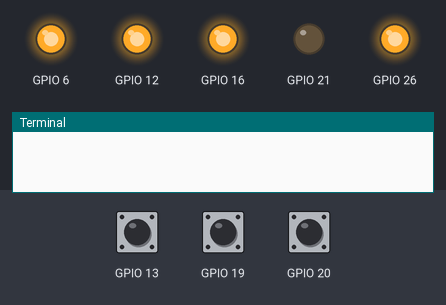
The program below on a simulated Raspberry Pi (BCM pin numbers). Shown: output pins drawn as LEDs (lit = HIGH), the last lines printed to the terminal. The test bench sets the inputs (shaded band); at power-on: GPIO 20 LOW, GPIO 13 LOW, GPIO 19 LOW.

Above: at 1.2 s.
1.3 s: GPIO 20 pulled HIGH for 0.35 s
3.1 s: GPIO 13 pulled HIGH for 0.35 s
At 4.1 s:
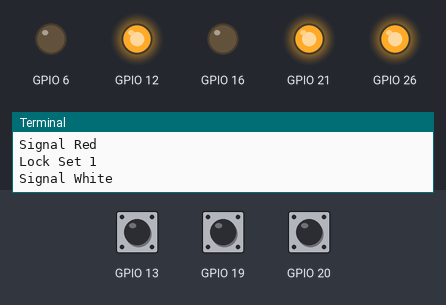
4.9 s: GPIO 20 pulled HIGH for 1 s
At 5.5 s:
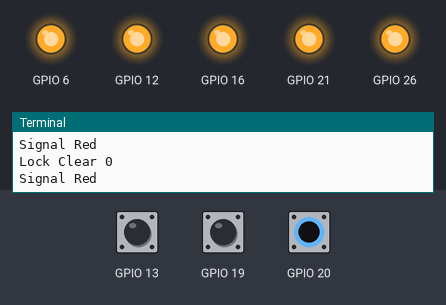
7.4 s: GPIO 19 pulled HIGH for 0.35 s
At 8.7 s:
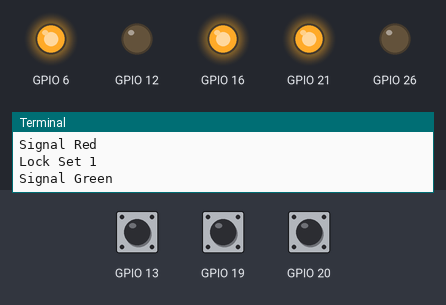
9.2 s: GPIO 20 pulled HIGH for 3.2 s
At 10.2 s:
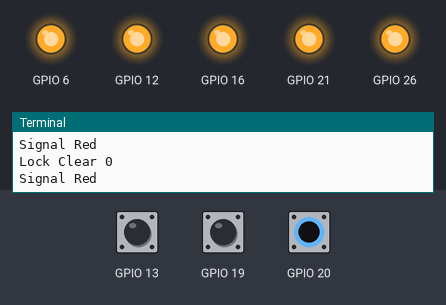
13.9 s: GPIO 13 pulled HIGH for 1 s
At 15.2 s:
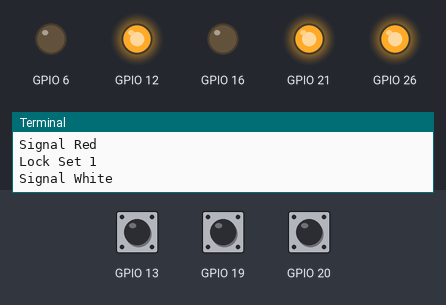
Timing chart, 0 to 16.9 s (numbered marks = the images above; inputs shaded):
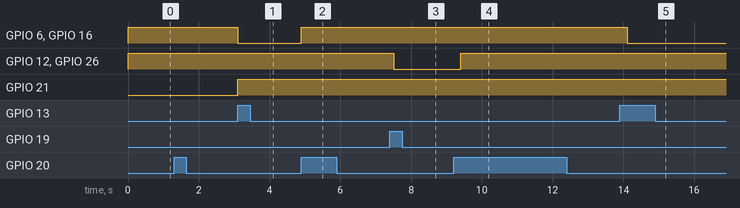

The program:

signal.known_working_state.py
```python
# Import Python Modules
import RPi.GPIO as GPIO
import time

# Disable Verbose Message
GPIO.setwarnings(False)

# Configure GPIO Board Read
GPIO.setmode(GPIO.BCM)

# Configure LED GPIO Pins
GPIO.setup(21, GPIO.OUT, initial=GPIO.LOW) # Start Signal RED - System Boot [ON]
GPIO.setup(26, GPIO.OUT, initial=GPIO.HIGH) # Start Signal Green - System Boot [OFF]
GPIO.setup(16, GPIO.OUT, initial=GPIO.HIGH) # Start Signal White - System Boot [OFF]

# Configure Button GPIO Pins
GPIO.setup(20, GPIO.IN, pull_up_down=GPIO.PUD_DOWN) # Push Button (Off)
GPIO.setup(19, GPIO.IN, pull_up_down=GPIO.PUD_DOWN) # Signal Green
GPIO.setup(13, GPIO.IN, pull_up_down=GPIO.PUD_DOWN) # Singal White

# Configure Relay GPIO Pins (Air Solenoid)
GPIO.setup(12, GPIO.OUT, initial=GPIO.HIGH)
GPIO.setup(6, GPIO.OUT, initial=GPIO.HIGH)

# Define Software Lock Starting Point (ON)
SoftLock=1
ActiveTrain=0

# Code
while True:
 # Set Signal Red
 if GPIO.input(20) == GPIO.HIGH:
    SoftLock = 0
    print('Lock Clear', SoftLock)
    GPIO.output(26,1) # Clear Green
    GPIO.output(16,1) # Clear White
    GPIO.output(12,1) # Clear Air Solenoid
    GPIO.output(6,1) # Clear Air Solenoid
    print("Signal Red")
 else:
    time.sleep(0.1)

 # Set Signal Green - Clear Red
 if GPIO.input(19) == GPIO.HIGH and SoftLock == 0:
    SoftLock = 1
    print('Lock Set', SoftLock)
    GPIO.output(21,1) # Clear Red
    GPIO.output(26,0) # Green Set
    GPIO.output(12,0) # Trigger Relay
    print("Signal Green")
 else:
    time.sleep(0.1)
 # Set Signal White - Clear Red
 if GPIO.input(13) == GPIO.HIGH and SoftLock == 0:
    SoftLock = 1
    print('Lock Set', SoftLock)
    GPIO.output(21,1) # Clear Red
    GPIO.output(16,0) # White set
    GPIO.output(6,0) # Trigger Relay
    print("Signal White")
 else:
    time.sleep(0.1)

# Python3 Cleanup
GPIO.cleanup()
```

Measured:
- after the input at 3.1 s, GPIO 6, GPIO 16: HIGH → LOW at once; GPIO 21: LOW → HIGH at once
- after the input at 4.9 s, GPIO 6, GPIO 16: LOW → HIGH at once
- after the input at 7.4 s, GPIO 12, GPIO 26: HIGH → LOW after 0.10 s
- after the input at 9.2 s, GPIO 12, GPIO 26: LOW → HIGH after 0.20 s
- after the input at 13.9 s, GPIO 6, GPIO 16: HIGH → LOW after 0.21 s
